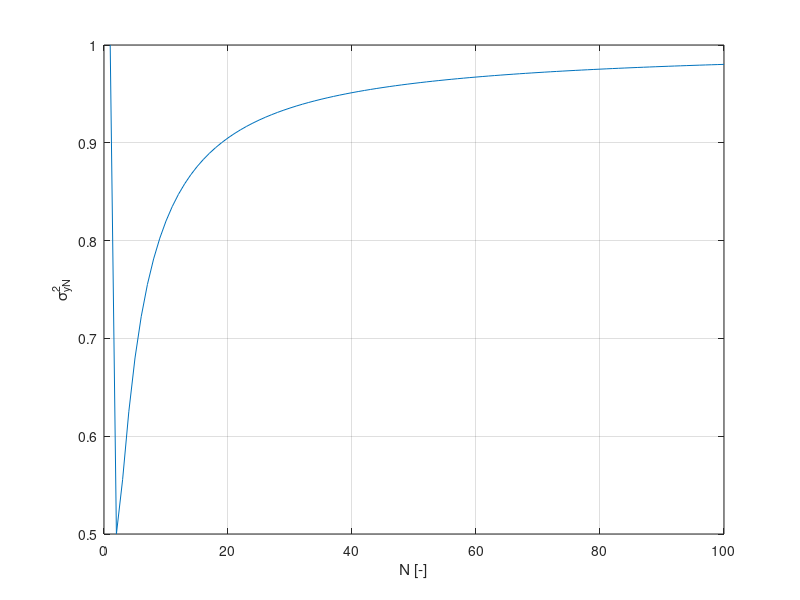
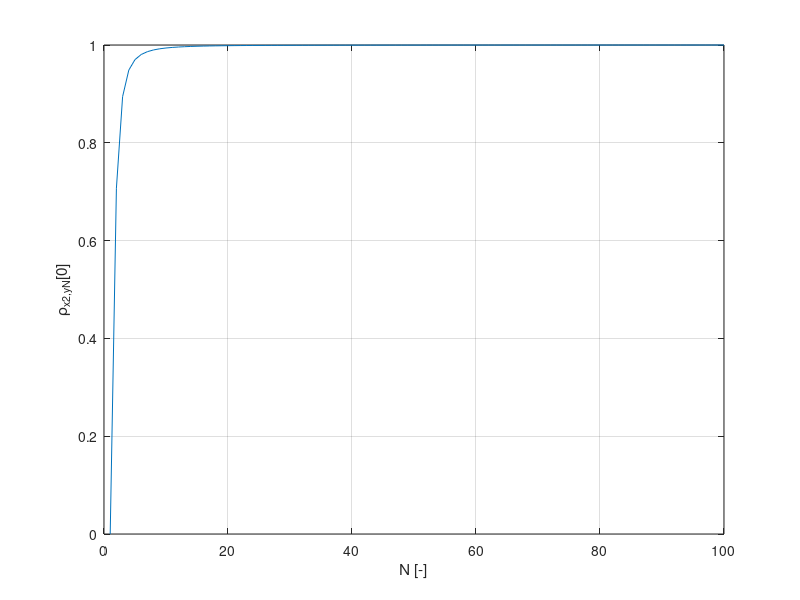
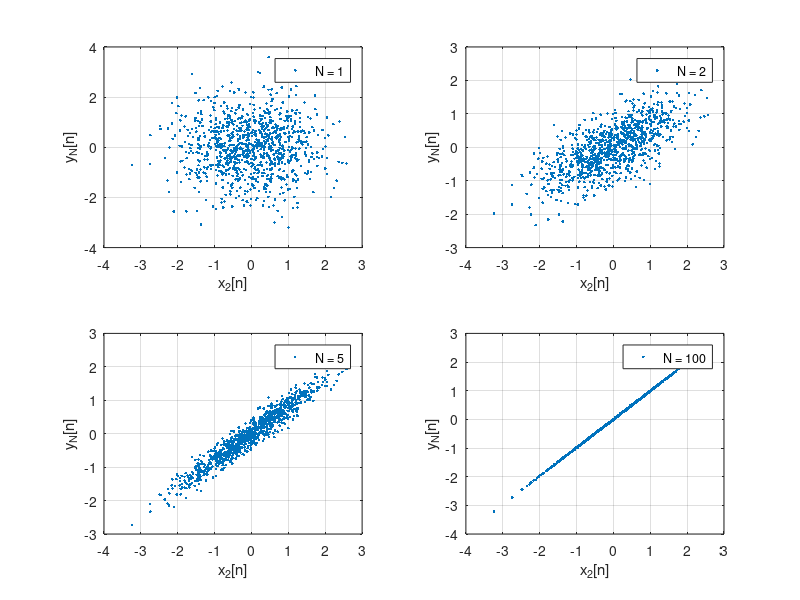

Write the MATLAB code that produced these figures, in order. (Note: a time limit stopped this script after it produced the figures.)
clear all; close all;

%% Assignment 19: Mathematical expressions for variance and correlation coefficient
% a)
fig = figure;
N = 1:100;
sigmax2 = (2-2*N+N.^2)./N.^2;
plot(N,sigmax2);
xlabel('N [-]');
ylabel('\sigma_{yN}^2');
grid on;
saveas(fig,'Assignment19a.png');

% b)
rho = (N-1)./N./sqrt(sigmax2);
fig = figure;
plot(N,rho);
xlabel('N [-]');
ylabel('\rho_{x2,yN}[0]');
grid on
saveas(fig,'Assignment19b.png');

%% Assignment 20: Scatter plots and empirically evaluate correlation coefficient
% a)
x1n = normrnd(0,1,1000,1);
x2n = normrnd(0,1,1000,1);
fig  = figure;
N = [1,2,5,100];
for i=1:4
    yn = (x1n + (N(i)-1) .* x2n)./N(i);
    subplot(2,2,i);
    plot(x2n,yn,'.');
    xlabel('x_2[n]');
    ylabel('y_N[n]');
    grid on;
    legendInfo = ['N = ' num2str(N(i))];
    legend(legendInfo);
    
end
grid on;
xlabel('x_2[n]');
ylabel('y_N[n]');
saveas(fig,'Assignment20a.png');

% b)
fig = figure;
rhohat = [];
for N = 1:100
    yn = (x1n + (N-1) .* x2n)./N;
    rhohat = [rhohat (sum((x2n - mean(x2n)).*(yn-mean(yn))))./sqrt(sum((x2n-mean(x2n)).^2).*sum((yn-mean(yn)).^2))];
end;
plot(1:100,rhohat);
grid on;
xlabel('N');
ylabel('$\hat{\rho}_{x2,yN}[0]$','Interpreter','latex');
saveas(fig,'Assignment20b.png');

% c) The different samples of the scatter plots are more on one line when
% the normalized cross correlation coefficient is higher.

%% Assignment 21: Correlation function and power spectral density (PSD) function
%zie schrift


%% Assignment 22: Scatter plots
n = 1:900;
N = 10;
xn = normrnd(0,1,1000,1);
yn = 1/3.*([xn; 0; 0] + [0;xn;0] + [0;0;xn]);
fig = figure;
for i = 1:4
    subplot(2,2,i);
    plot(yn(n),yn(n+i),'.');
    xlabel('y_N[n]');
    yl = ['y_N[n + ' num2str(i) ']'];
    ylabel(yl);
    grid on;
end
saveas(fig,'Assignment22.png');

%% Assignment 23: Empirical correlation and PSD function
L = 11;
M = length(yn);
ry = [];
for l = -(L-1):1:(L-1)
    rytemp = 0;
    for n = 1:(M-abs(l))
        rytemp = rytemp + 1./M.*yn(n).*yn(n+abs(l));
    end
    ry = [ry rytemp];
end
l = -(L-1):1:(L-1);
fig = figure;
stem(l,ry);
hold on;
rytheory = 1/9.*[zeros(1,8) 1 2 3 2 1 zeros(1,8)];
stem(l,rytheory);
legend({'$\hat{r}_y[l]$','$r_y[l]$'},'Interpreter','latex');
grid on;
xlabel('l');
ylabel('$\hat{r}_y[l]/r_y[l]');
saveas(fig,'Assignment23a.png');
% b) for l = 0, there is a maximum

% c)
Pxest = 0;
l = -(L-1):(L-1);
theta = 0:0.001:2*pi;
for i = 1:length(l)
    Pxest = Pxest + ry(i).*exp(-1j.*theta.*l(i));    
end
fig=figure;
plot(theta,abs(Pxest));
hold on;
plot(theta,1/9.*(3+4.*cos(theta)+2.*cos(2.*theta)));
legend('estimation', 'theory');
grid on;
xlabel('\theta');
ylabel('P_y(e^{j\theta})');
saveas(fig,'Assignment23c.png');

%% Assignment 24: Expression for cross-correlation
%a) zie schrift
%b) You can estimate the delay by measuring the signal and then calculating
%the estimation of the autocorrelation.

%% Assignment 25: Test cross-correlation function
clear all;
xn = normrnd(0,1,1000,1);
zn = normrnd(0,1,1000,1);
yn = xn + zn;
rxy = [];
for l = -10:10
    rxy = [rxy crosscor2(xn,yn,l)];
end
l = -10:10;
fig = figure;
stem(l,rxy);
grid on;
xlabel('l');
ylabel('r_{xy}[l]');
saveas(fig,'Assignment25a.png');

%% Assignment 26: Estimate delay for radar data
%a);
fig = figure;
load('radar.mat');
n = 1:length(trans);
subplot(2,1,1);
plot(n,trans);
xlabel('n');
ylabel('trans[n]');
grid on;
subplot(2,1,2);
plot(n,received);
xlabel('n');
ylabel('received[n]');
grid on;
saveas(fig,'Assignment26a.png');
%b)
rx = [];
for l = -100:100;
    rx =[rx crosscor2(trans,trans,l)];
end
rxy = [];
for l = -100:100
    rxy = [rxy crosscor2(trans,received,l)];
end
l = -100:100;
fig = figure;
subplot(2,1,1);
stem(l,rx);
xlabel('l');
ylabel('r_{trans}[l]');
grid on;
hold on;
subplot(2,1,2);
stem(l,rxy);
xlabel('l');
ylabel('r_{trans,received}[l]');
grid on;
saveas(fig,'Assignment26b.png');

function ry = crosscor(x,y,l)
    ry = 0;
    M = length(x);
    for n = 1:(M-abs(l))
        ry = ry + 1./M.*x(n).*y(n+abs(l));
    end
end

function ry = crosscor2(x,y,l)
    ry = 0;
    M = length(x);
    if l > 0
        for n = 1:(M-(l))
            ry = ry + 1./M.*x(n).*y(n+(l));
        end
    else
        for n = (abs(l)+1):(M)
            ry = ry + 1/M.*x(n).*y(n+l);
        end
    end
end



    
    
